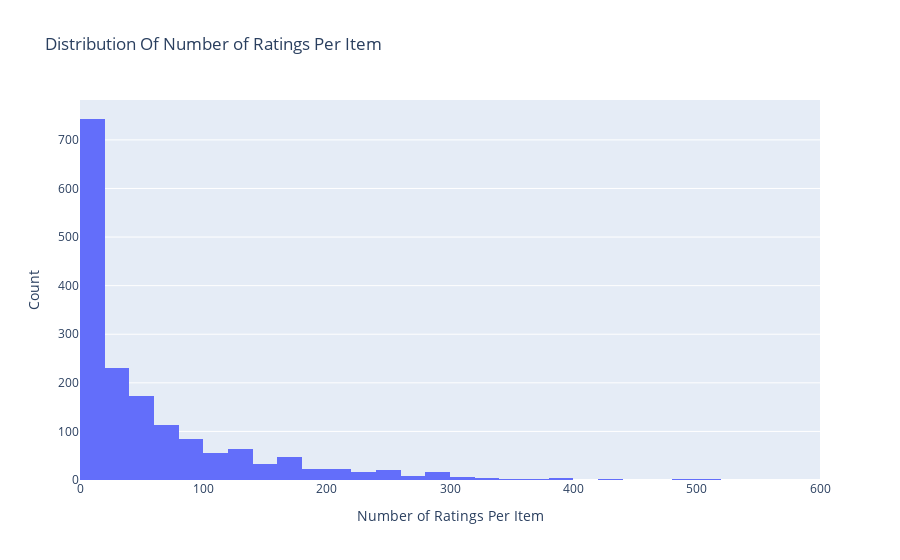

The notebook cell this image was saved under:
### Code cell
data = df.groupby('itemID')['rating'].count().clip().sort_values(ascending=False)

# Create trace
trace = go.Histogram(x = data.values,
                     name = 'Ratings',
                     xbins = dict(start = 0,
                                  end = 600, #Max is 583
                                  size = 20))
# Create layout
layout = go.Layout(title = 'Distribution Of Number of Ratings Per Item',
                   xaxis = dict(title = 'Number of Ratings Per Item'),
                   yaxis = dict(title = 'Count'),
                   bargap = 0)

# Create plot
fig = go.Figure(data=[trace], layout=layout)
iplot(fig)

### Figure 1 — Plotly figure (JSON) as saved in the notebook; plotly's stock layout.template omitted (floating-point values rounded to 4 significant figures; data arrays with more than 128 entries replaced by an {"elided": "..."} marker saying what was removed)
{"data": [{"name": "Ratings", "type": "histogram", "x": {"elided": "1682 int values"}, "xbins": {"end": 600, "size": 20, "start": 0}}], "layout": {"bargap": 0, "title": {"text": "Distribution Of Number of Ratings Per Item"}, "xaxis": {"title": {"text": "Number of Ratings Per Item"}}, "yaxis": {"title": {"text": "Count"}}}}
